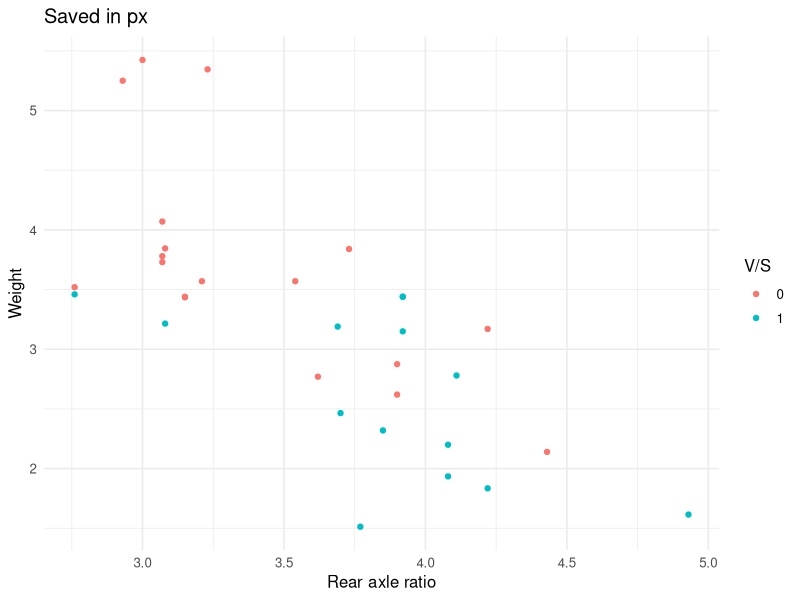

Source code (R):
library(ggplot2)
p <- ggplot(mtcars, aes(drat, wt, colour = factor(vs))) + geom_point() +
  labs(title = "Saved in px", x = "Rear axle ratio", y = "Weight", colour = "V/S") +
  theme_minimal(base_size = 12)
ggsave("px.png", p, width = 2400, height = 1800, units = "px", dpi = 300)
